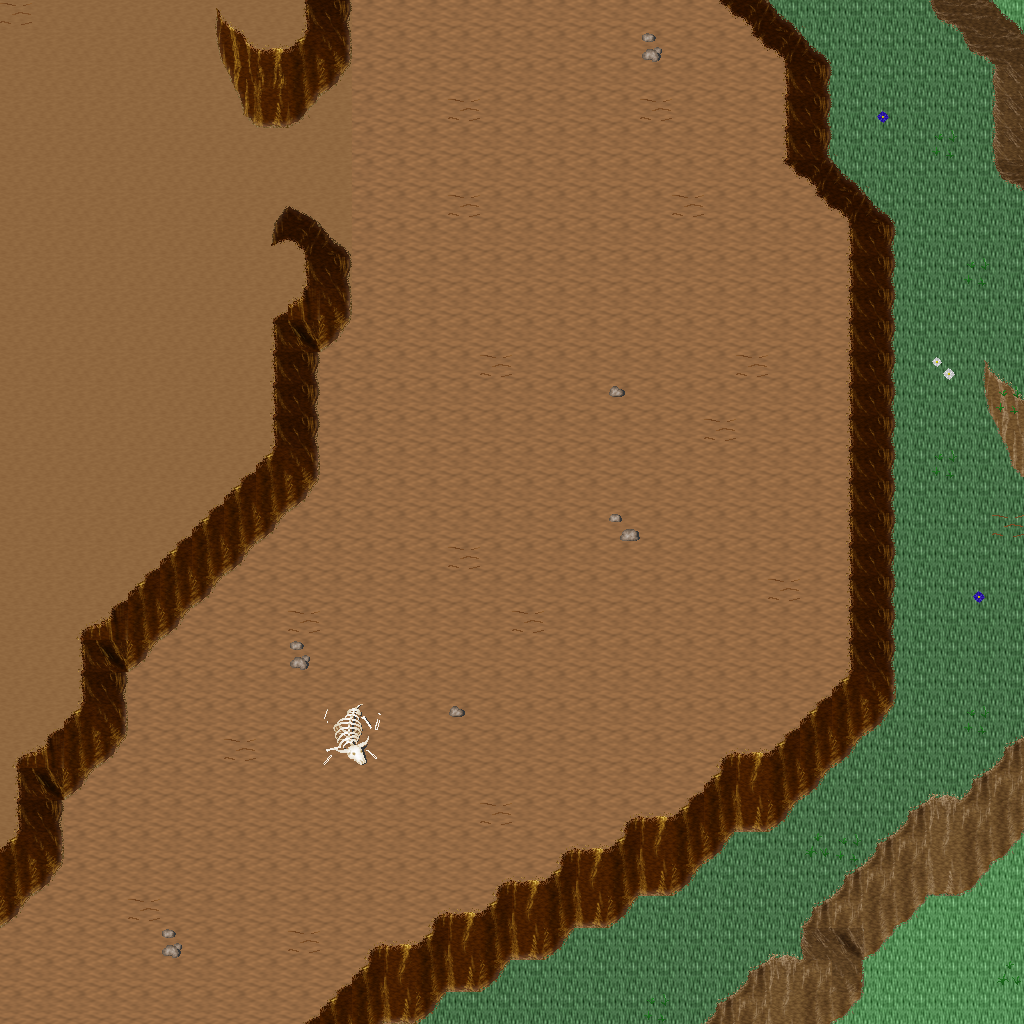

This game map was drawn from its Tiled (.tmx) file and the tilesets committed beside it. A one-line description and the trimmed map source follow:
An orthogonal 32x32 tile map with 32x32 px tiles, 5 tile layers (Ground, Objects, Objects2, Above, ...), 1 hidden layer not drawn, 37 tilesets.

<map version="1.10" tiledversion="1.11.0" orientation="orthogonal" renderorder="right-down" width="32" height="32" tilewidth="32" tileheight="32" infinite="0" nextlayerid="11" nextobjectid="1">
 <tileset firstgid="1" name="ground_ground" tilewidth="32" tileheight="32" tilecount="33" columns="3">
  <image source="../drawable/ground_ground.png" width="96" height="352" />
 </tileset>
 <tileset firstgid="34" name="ground_ridge_earth_dark" tilewidth="32" tileheight="32" tilecount="96" columns="12">
  <image source="../drawable/ground_ridge_earth_dark.png" width="384" height="256" />
 </tileset>
 <tileset firstgid="130" name="ground_ridge_earth_pale" tilewidth="32" tileheight="32" tilecount="96" columns="12">
  <image source="../drawable/ground_ridge_earth_pale.png" width="384" height="256" />
 </tileset>
 <tileset firstgid="226" name="ground_earth_edges" tilewidth="32" tileheight="32" tilecount="18" columns="6">
  <image source="../drawable/ground_earth_edges.png" width="192" height="96" />
 </tileset>
 <tileset firstgid="244" name="ground_rock_pebbles" tilewidth="32" tileheight="32" tilecount="3" columns="1">
  <image source="../drawable/ground_rock_pebbles.png" width="32" height="96" />
 </tileset>
 <tileset firstgid="247" name="plant_grasses" tilewidth="32" tileheight="32" tilecount="6" columns="3">
  <image source="../drawable/plant_grasses.png" width="96" height="64" />
 </tileset>
 <tileset firstgid="253" name="plant_flower_daisy_yellow" tilewidth="32" tileheight="32" tilecount="8" columns="2">
  <image source="../drawable/plant_flower_daisy_yellow.png" width="64" height="128" />
 </tileset>
 <tileset firstgid="261" name="plant_bush_bushes" tilewidth="32" tileheight="32" tilecount="10" columns="5">
  <image source="../drawable/plant_bush_bushes.png" width="160" height="64" />
 </tileset>
 <tileset firstgid="271" name="plant_flower_daisy_red" tilewidth="32" tileheight="32" tilecount="8" columns="2">
  <image source="../drawable/plant_flower_daisy_red.png" width="64" height="128" />
 </tileset>
 <tileset firstgid="279" name="plant_tree_tree_darkgreen" tilewidth="32" tileheight="32" tilecount="88" columns="8">
  <image source="../drawable/plant_tree_tree_darkgreen.png" width="256" height="352" />
 </tileset>
 <tileset firstgid="367" name="plant_flower_daisy_blue" tilewidth="32" tileheight="32" tilecount="8" columns="2">
  <image source="../drawable/plant_flower_daisy_blue.png" width="64" height="128" />
 </tileset>
 <tileset firstgid="375" name="item_corpse_skull_pale" tilewidth="32" tileheight="32" tilecount="2" columns="2">
  <image source="../drawable/item_corpse_skull_pale.png" width="64" height="32" />
 </tileset>
 <tileset firstgid="377" name="plant_vine" tilewidth="32" tileheight="32" tilecount="3" columns="1">
  <image source="../drawable/plant_vine.png" width="32" height="96" />
 </tileset>
 <tileset firstgid="380" name="plant_flower_daisy_white" tilewidth="32" tileheight="32" tilecount="8" columns="2">
  <image source="../drawable/plant_flower_daisy_white.png" width="64" height="128" />
 </tileset>
 <tileset firstgid="388" name="item_corpse_huge_animal" tilewidth="32" tileheight="32" tilecount="16" columns="2">
  <image source="../drawable/item_corpse_huge_animal.png" width="64" height="256" />
 </tileset>
 <tileset firstgid="404" name="building_fence_fence_chunky" tilewidth="32" tileheight="32" tilecount="21" columns="3">
  <image source="../drawable/building_fence_fence_chunky.png" width="96" height="224" />
 </tileset>
 <tileset firstgid="425" name="ground_eye" tilewidth="32" tileheight="32" tilecount="9" columns="3">
  <image source="../drawable/ground_eye.png" width="96" height="96" />
 </tileset>
 <tileset firstgid="434" name="logic_creature_gnome" tilewidth="32" tileheight="32" tilecount="6" columns="6">
  <image source="../drawable/logic_creature_gnome.png" width="192" height="32" />
 </tileset>
 <tileset firstgid="440" name="logic_creature_animal" tilewidth="32" tileheight="32" tilecount="32" columns="8">
  <image source="../drawable/logic_creature_animal.png" width="256" height="128" />
 </tileset>
 <tileset firstgid="472" name="logic_collision" tilewidth="32" tileheight="32" tilecount="1" columns="1">
  <image source="../drawable/logic_collision.png" width="32" height="32" />
 </tileset>
 <tileset firstgid="473" name="plant_tree_taller_trees" tilewidth="32" tileheight="32" tilecount="32" columns="8">
  <image source="../drawable/plant_tree_taller_trees.png" width="256" height="128" />
 </tileset>
 <tileset firstgid="505" name="plant_tree_spruce" tilewidth="32" tileheight="32" tilecount="6" columns="2">
  <image source="../drawable/plant_tree_spruce.png" width="64" height="96" />
 </tileset>
 <tileset firstgid="511" name="ground_blue_paving" tilewidth="32" tileheight="32" tilecount="2" columns="1">
  <image source="../drawable/ground_blue_paving.png" width="32" height="64" />
 </tileset>
 <tileset firstgid="513" name="ground_grass_edges" tilewidth="32" tileheight="32" tilecount="36" columns="12">
  <image source="../drawable/ground_grass_edges.png" width="384" height="96" />
 </tileset>
 <tileset firstgid="549" name="ground_grass_corners" tilewidth="32" tileheight="32" tilecount="24" columns="6">
  <image source="../drawable/ground_grass_corners.png" width="192" height="128" />
 </tileset>
 <tileset firstgid="573" name="logic_item_fruits" tilewidth="32" tileheight="32" tilecount="16" columns="8">
  <image source="../drawable/logic_item_fruits.png" width="256" height="64" />
 </tileset>
 <tileset firstgid="589" name="building_house_pink_blue" tilewidth="32" tileheight="32" tilecount="99" columns="11">
  <image source="../drawable/building_house_pink_blue.png" width="352" height="288" />
 </tileset>
 <tileset firstgid="688" name="building_fence_stone_fence_white" tilewidth="32" tileheight="32" tilecount="9" columns="3">
  <image source="../drawable/building_fence_stone_fence_white.png" width="96" height="96" />
 </tileset>
 <tileset firstgid="697" name="plant_tree_pine_tree" tilewidth="32" tileheight="32" tilecount="20" columns="4">
  <image source="../drawable/plant_tree_pine_tree.png" width="128" height="160" />
 </tileset>
 <tileset firstgid="717" name="furniture_chair_bench_wooden" tilewidth="32" tileheight="32" tilecount="8" columns="2">
  <image source="../drawable/furniture_chair_bench_wooden.png" width="64" height="128" />
 </tileset>
 <tileset firstgid="725" name="item_postbox" tilewidth="32" tileheight="32" tilecount="4" columns="2">
  <image source="../drawable/item_postbox.png" width="64" height="64" />
 </tileset>
 <tileset firstgid="729" name="logic_portal" tilewidth="32" tileheight="32" tilecount="24" columns="8">
  <image source="../drawable/logic_portal.png" width="256" height="96" />
 </tileset>
 <tileset firstgid="753" name="furniture_light_lamp_blue" tilewidth="32" tileheight="32" tilecount="3" columns="1">
  <image source="../drawable/furniture_light_lamp_blue.png" width="32" height="96" />
 </tileset>
 <tileset firstgid="756" name="light_dim_light_7x5" tilewidth="32" tileheight="32" tilecount="35" columns="7">
  <image source="../drawable/light_dim_light_7x5.png" width="224" height="160" />
 </tileset>
 <tileset firstgid="791" name="light_light_5x5" tilewidth="32" tileheight="32" tilecount="25" columns="5">
  <image source="../drawable/light_light_5x5.png" width="160" height="160" />
 </tileset>
 <tileset firstgid="816" name="logic_creature_reptile" tilewidth="32" tileheight="32" tilecount="7" columns="7">
  <image source="../drawable/logic_creature_reptile.png" width="224" height="32" />
 </tileset>
 <tileset firstgid="823" name="plant_bushes_and_trees" tilewidth="32" tileheight="32" tilecount="144" columns="16">
  <image source="../drawable/plant_bushes_and_trees.png" width="512" height="289" />
 </tileset>
 <layer id="1" name="Ground" width="32" height="32">
  <data>[1024 cells, 1024 non-empty, 4 distinct tile ids]</data>
 </layer>
 <layer id="2" name="Objects" width="32" height="32">
  <data>[1024 cells, 238 non-empty, 48 distinct tile ids]</data>
 </layer>
 <layer id="3" name="Objects2" width="32" height="32">
  <data>[1024 cells, 38 non-empty, 12 distinct tile ids]</data>
 </layer>
 <layer id="4" name="Above" width="32" height="32">
  <data>[1024 cells, 7 non-empty, 2 distinct tile ids]</data>
 </layer>
 <layer id="5" name="Above2" width="32" height="32">
  <data>[1024 cells, 0 non-empty, 0 distinct tile ids]</data>
 </layer>
 <layer id="6" name="Walkable" width="32" height="32" visible="0">
  <data>[1024 cells, 207 non-empty, 1 distinct tile ids]</data>
 </layer>
 <objectgroup id="7" name="Mapevents" />
 <objectgroup id="8" name="Spawn" />
 <objectgroup id="9" name="Keys" />
 <objectgroup id="10" name="Replace" />
</map>
